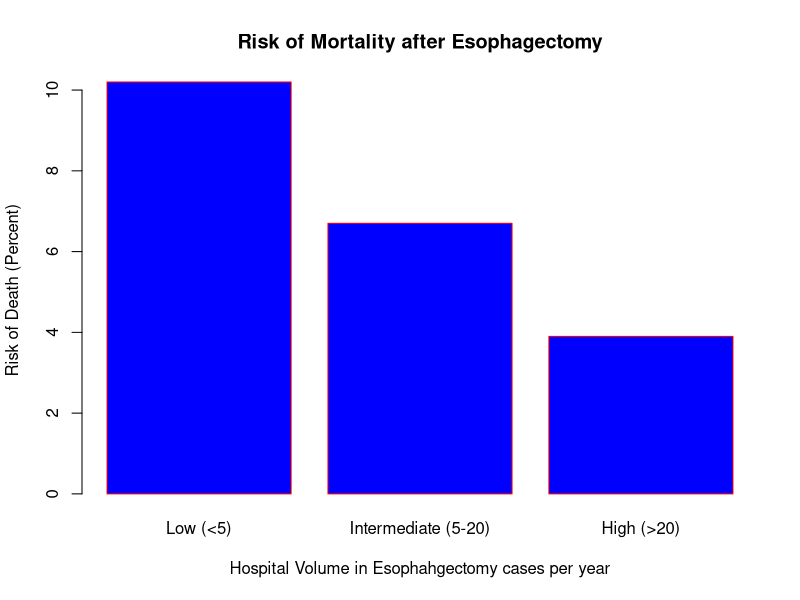
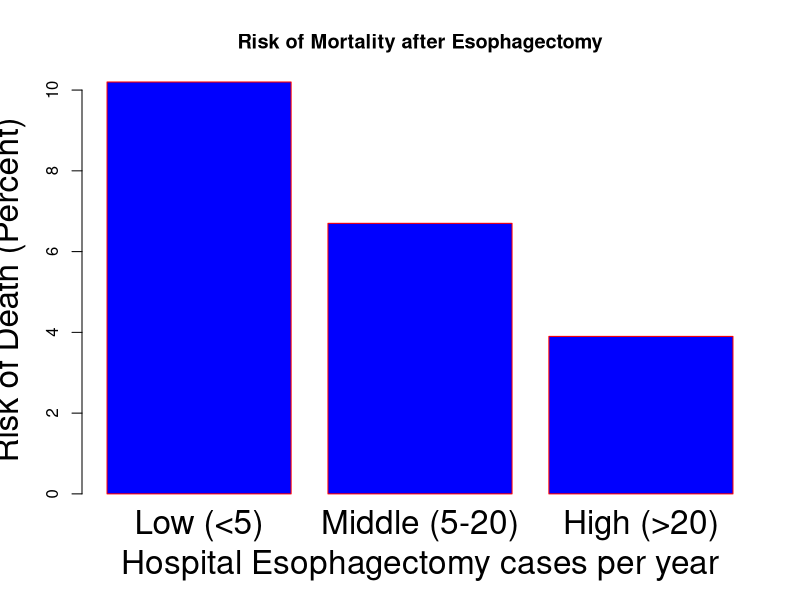

These charts were generated, in order, by the following R code:
## ---- chunk 1
H <- c(10.2,6.7,3.9)
M <- c("Low (<5)","Intermediate (5-20)","High (>20)")

# Plot the bar chart 
barplot(H,names.arg=M,xlab="Hospital Volume in Esophahgectomy cases per year",ylab="Risk of Death (Percent)",col="blue",
main="Risk of Mortality after Esophagectomy",border="red")
## ---- chunk 2
H <- c(10.2,6.7,3.9)
M <- c("Low (<5)","Middle (5-20)","High (>20)")

# Plot the bar chart 
barplot(H,names.arg=M,xlab="Hospital Esophagectomy cases per year",ylab="Risk of Death (Percent)",col="blue",
main="Risk of Mortality after Esophagectomy",border="red", cex.lab=2, cex.names = 2)
